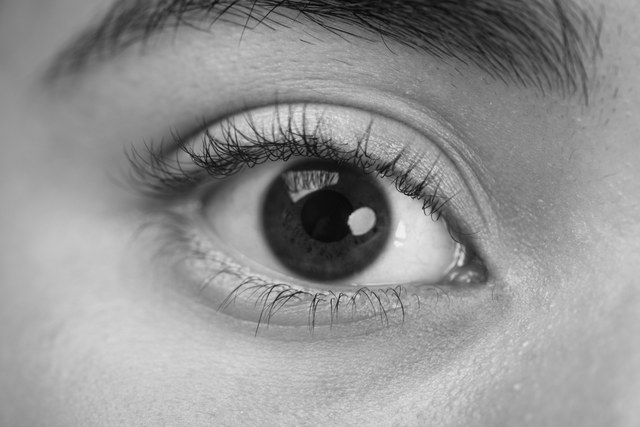
#> input picture unidad_4/figuras/ojo_svd.jpg, 640 x 427 px
$ jupyter execute 02_laboratorio_rango_bajo.ipynb
#> lines starting #> are read from the running program, lines starting #| are printed output that depends on the picture
# Laboratorio: subespacios y aproximación de rango bajo

Verificaremos el teorema de Eckart-Young-Mirsky, proyectaremos datos sobre su mejor subespacio y estudiaremos una compresión matricial usando una fotografía suministrada por el docente y almacenada dentro del libro.

## 1. Herramientas

La función siguiente devuelve la SVD truncada y controla que el rango solicitado sea válido.

[cell 1]
from pathlib import Path
from PIL import Image
import numpy as np
import matplotlib.pyplot as plt

def svd_truncada(A, k):
    U, s, Vt = np.linalg.svd(A, full_matrices=False)
    if not 0 <= k <= len(s):
        raise ValueError('k debe estar entre 0 y min(m,n)')
    Ak = (U[:, :k] * s[:k]) @ Vt[:k, :]
    return Ak, U, s, Vt

def proporcion_frobenius(s):
    return np.cumsum(s**2) / np.sum(s**2)

## 2. Errores exactos de truncamiento

Construimos una matriz cuyos valores singulares son $6$, $3$ y $1$. Las multiplicaciones ortogonales cambian las entradas, pero no esos valores singulares.

[cell 2]
theta = np.pi/5
V = np.array([[np.cos(theta), -np.sin(theta), 0],
              [np.sin(theta),  np.cos(theta), 0],
              [0, 0, 1]])
U = np.array([[1, 0, 0, 0],
              [0, 0, 1, 0],
              [0, 1, 0, 0],
              [0, 0, 0, 1]], dtype=float)
Sigma = np.zeros((4, 3))
Sigma[:3, :3] = np.diag([6., 3., 1.])
A = U @ Sigma @ V.T
_, _, s, _ = svd_truncada(A, 3)
assert np.allclose(s, [6, 3, 1])
A

[cell 3]
tabla = []
for k in range(4):
    Ak, _, s, _ = svd_truncada(A, k)
    error_F = np.linalg.norm(A-Ak, 'fro')
    error_2 = np.linalg.norm(A-Ak, 2)
    teorico_F = np.sqrt(np.sum(s[k:]**2))
    teorico_2 = s[k] if k < len(s) else 0.0
    assert np.allclose(error_F, teorico_F)
    assert np.allclose(error_2, teorico_2)
    tabla.append((k, np.linalg.matrix_rank(Ak, tol=1e-10), error_F, error_2))
tabla

## 3. Mejor subespacio para las filas

Tomamos observaciones en $\mathbb R^3$ y calculamos el mejor plano que pasa por el origen. Sus direcciones son los dos primeros vectores singulares derechos.

[cell 4]
X = np.array([[ 2.0,  1.0,  0.2],
              [ 1.2,  0.7, -0.1],
              [-1.8, -0.8,  0.1],
              [ 0.2,  1.8,  0.3],
              [-0.3, -1.5, -0.2],
              [ 1.1, -0.6,  0.4]])
U_X, s_X, Vt_X = np.linalg.svd(X, full_matrices=False)
Vk = Vt_X[:2, :].T
P = Vk @ Vk.T
X2 = X @ P
assert np.allclose(P, P.T) and np.allclose(P@P, P)
assert np.linalg.matrix_rank(X2) <= 2
Vk, X2

La suma de distancias cuadradas debe coincidir con la suma de los cuadrados de los valores singulares descartados. También comparamos la suma de cuadrados de las proyecciones con muchos planos aleatorios; esta exploración ilustra el teorema, pero no lo reemplaza.

[cell 5]
error_subespacio = np.linalg.norm(X-X2, 'fro')**2
error_teorico = np.sum(s_X[2:]**2)
assert np.allclose(error_subespacio, error_teorico)

rng = np.random.default_rng(2026)
sumas_proyectadas = []
for _ in range(3000):
    Q, _ = np.linalg.qr(rng.normal(size=(3, 2)))
    sumas_proyectadas.append(np.linalg.norm(X@Q, 'fro')**2)
suma_optima = np.sum(s_X[:2]**2)
assert suma_optima + 1e-10 >= max(sumas_proyectadas)
error_subespacio, suma_optima, max(sumas_proyectadas)

### Visualización de la proyección sobre el plano óptimo

Los puntos azules están en $\mathbb R^3$, los puntos naranjas son sus proyecciones y los segmentos punteados representan los residuos $x_i-P_Vx_i$, ortogonales al plano.

[cell 6]
t = np.linspace(-2.8, 2.8, 15)
a, b = np.meshgrid(t, t)
plano = a[..., None]*Vk[:, 0] + b[..., None]*Vk[:, 1]
fig = plt.figure(figsize=(9, 7))
ax = fig.add_subplot(111, projection='3d')
ax.plot_surface(plano[..., 0], plano[..., 1], plano[..., 2],
                alpha=.22, color='tab:green', label='plano óptimo')
ax.scatter(*X.T, s=42, color='tab:blue', label='datos')
ax.scatter(*X2.T, s=42, color='tab:orange', label='proyecciones')
for x, px in zip(X, X2):
    ax.plot(*np.vstack([x, px]).T, '--', color='0.35', lw=1)
    assert np.allclose(Vk.T @ (x-px), 0)
ax.set(xlabel='$x_1$', ylabel='$x_2$', zlabel='$x_3$',
       title='Proyección ortogonal de datos de $\mathbb{R}^3$')
ax.legend()
plt.tight_layout();
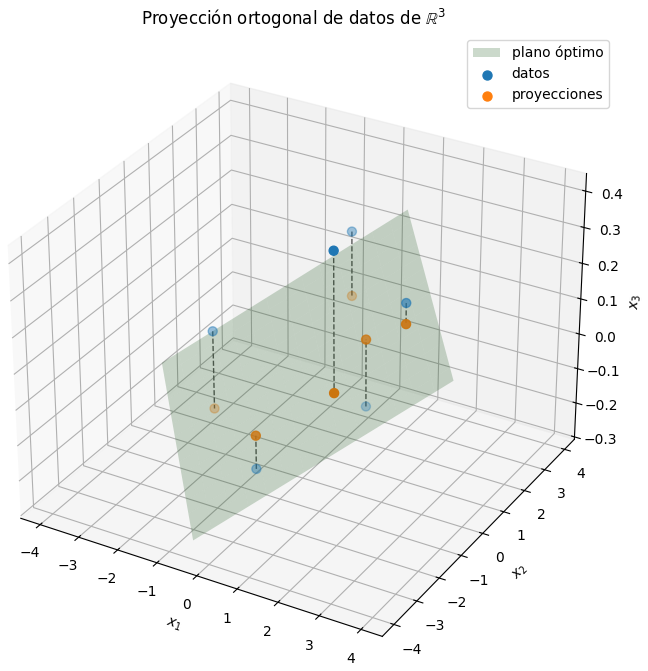
#> figure drawn by matplotlib, 1 panel

## 4. Construcción secuencial de las direcciones

La iteración de potencias aproxima el vector propio dominante. Después de cada paso proyectamos fuera de las direcciones ya encontradas. Esta es la realización numérica de la estrategia *greedy* justificada por Courant--Fischer.

[cell 7]
def iteracion_potencias(M, ortogonales=(), semilla=2026, tol=1e-12, maxiter=5000):
    rng = np.random.default_rng(semilla)
    q = rng.normal(size=M.shape[0])
    for v in ortogonales:
        q -= np.dot(v, q)*v
    q /= np.linalg.norm(q)
    for _ in range(maxiter):
        z = M @ q
        for v in ortogonales:
            z -= np.dot(v, z)*v
        q_nuevo = z/np.linalg.norm(z)
        if min(np.linalg.norm(q_nuevo-q), np.linalg.norm(q_nuevo+q)) < tol:
            return q_nuevo
        q = q_nuevo
    raise RuntimeError('la iteración no convergió')

def direcciones_greedy(X, k):
#> called with X = array of shape (6, 3), k = 2
    M = X.T @ X
    direcciones = []
    for j in range(k):
        direcciones.append(iteracion_potencias(M, direcciones, semilla=2026+j))
    return np.column_stack(direcciones)

V_greedy = direcciones_greedy(X, 2)
P_greedy = V_greedy @ V_greedy.T
assert np.allclose(P_greedy, P, atol=1e-8)
V_greedy

## 5. Fotografía para la aplicación

La fotografía se distribuye con el libro en una versión reducida, en escala de grises y sin metadatos EXIF. El código usa la copia local cuando está disponible y, al ejecutarse en Google Colab, la descarga automáticamente desde el repositorio público.

[cell 8]
candidatos = [Path('figuras/ojo_svd.jpg'),
              Path('unidad_4/figuras/ojo_svd.jpg')]
ruta_imagen = next((p for p in candidatos if p.exists()), None)
if ruta_imagen is None:
    from urllib.request import urlretrieve
    ruta_imagen = Path('ojo_svd.jpg')
    url_imagen = ('https://raw.githubusercontent.com/ovelasquezc/'
                  'algebra-lineal-aplicada/main/unidad_4/figuras/ojo_svd.jpg')
    urlretrieve(url_imagen, ruta_imagen)

with Image.open(ruta_imagen) as im:
#> im is the input picture: PIL image 640x427 L; min 0, max 244, mean 146
    imagen = np.asarray(im.convert('L'), dtype=float)/255.0
m, n = imagen.shape
#> m = 427; n = 640
plt.figure(figsize=(7, 4))
plt.imshow(imagen, cmap='gray', vmin=0, vmax=1)
plt.title('Matriz de intensidades original')
plt.axis('off');

## 6. Reconstrucciones con diferentes rangos

Cada reconstrucción usa los primeros $k$ términos de la expansión SVD.

[cell 9]
U_img, s_img, Vt_img = np.linalg.svd(imagen, full_matrices=False)
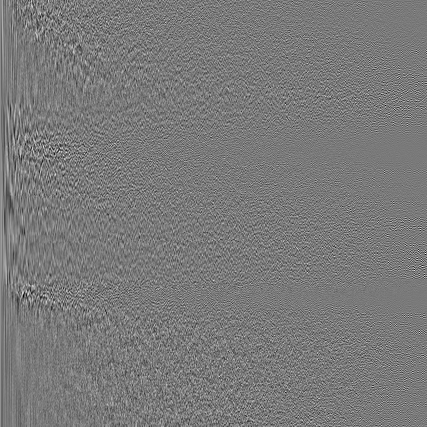
#> U_img: shape (427, 427) float64; min -0.298, max 0.324, mean 0.000133; drawn with min black and max white
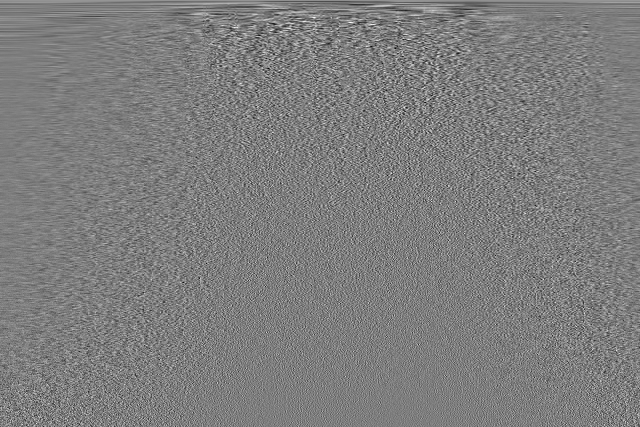
#> Vt_img: shape (427, 640) float64; min -0.235, max 0.24, mean 7.85e-05; drawn with min black and max white
#> s_img = 427 values, max 306.1 at index 0, min 0.0113 at index 426, mean 1.74
rangos = [5, 20, 50, 100]
fig, axes = plt.subplots(1, len(rangos), figsize=(15, 4))
reconstrucciones = {}
for ax, k in zip(axes, rangos):
    Ik = (U_img[:, :k]*s_img[:k]) @ Vt_img[:k, :]
    reconstrucciones[k] = Ik
    error = np.linalg.norm(imagen-Ik, 'fro')/np.linalg.norm(imagen, 'fro')
    ax.imshow(np.clip(Ik, 0, 1), cmap='gray', vmin=0, vmax=1)
    ax.set_title(f'k={k}; error={error:.3f}')
    ax.axis('off')
#> this loop made 4 passes
#> error on passes 1 to 4: 0.11, 0.0562, 0.0363, 0.021
#> pass 1, `Ik = (U_img[:, :k]*s_img[:k]) @ Vt_img[:k, :]`:
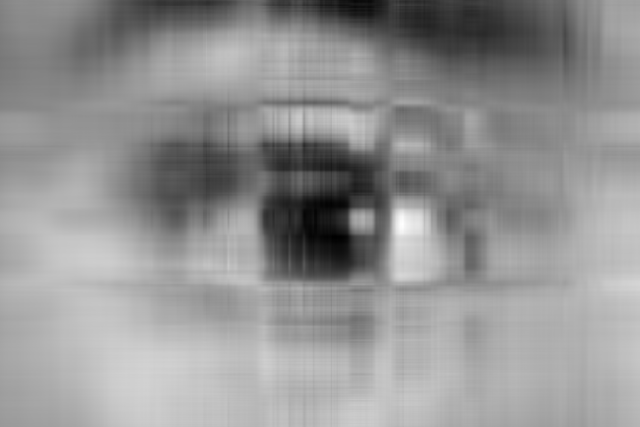
#> Ik: shape (427, 640) float64; min -0.0147, max 1, mean 0.573; drawn with min black and max white
#> pass 2, `Ik = (U_img[:, :k]*s_img[:k]) @ Vt_img[:k, :]`:
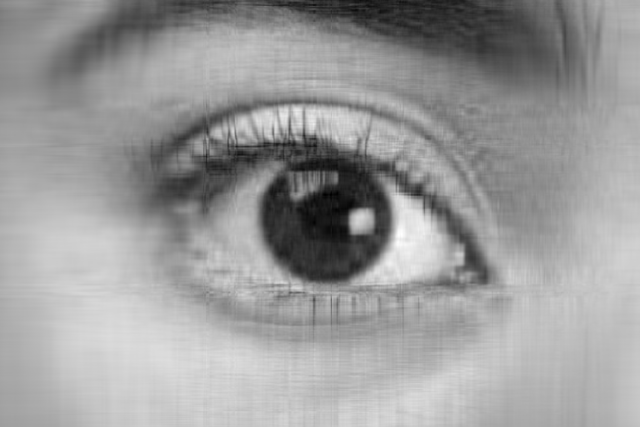
#> Ik: shape (427, 640) float64; min -0.0254, max 0.958, mean 0.573; drawn with min black and max white
#> after the loop, reconstrucciones = 4 items
plt.tight_layout();
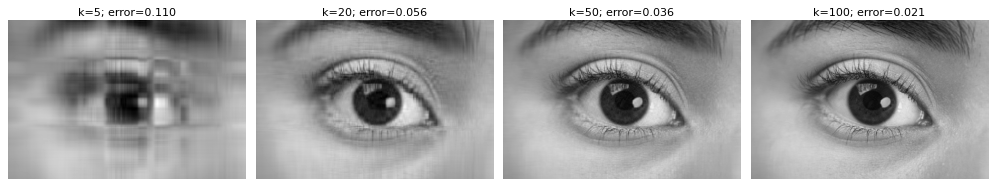
#> figure drawn by matplotlib, 4 panels

## 7. Espectro y elección de rango

Medimos la fracción de $\|A\|_F^2$ conservada por los primeros términos. Como la intensidad media puede concentrar una parte grande de esta cantidad, examinamos umbrales altos y los contrastamos con el error y la apariencia.

[cell 10]
proporcion = proporcion_frobenius(s_img)
#> proporcion = 427 values from 0.953 to 1
k99 = int(np.searchsorted(proporcion, 0.99) + 1)
#> k99 = 6
k999 = int(np.searchsorted(proporcion, 0.999) + 1)
#> k999 = 63

fig, axes = plt.subplots(1, 2, figsize=(11, 4))
axes[0].semilogy(np.arange(1, len(s_img)+1), s_img, 'o-', ms=3)
axes[0].set(xlabel='índice', ylabel='valor singular', title='Decaimiento singular')
axes[0].grid(alpha=.25)
axes[1].plot(np.arange(1, len(s_img)+1), proporcion)
axes[1].axhline(.99, color='tab:orange', ls='--')
axes[1].axhline(.999, color='tab:red', ls='--')
axes[1].set(xlabel='rango k', ylabel='fracción de $\|A\|_F^2$', ylim=(0, 1.01),
            title=f'k99={k99}, k99.9={k999}')
axes[1].grid(alpha=.25)
plt.tight_layout();
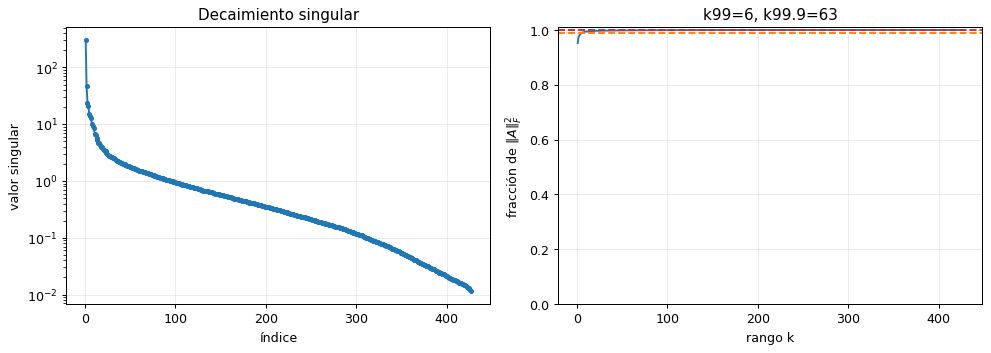
#> figure drawn by matplotlib, 2 panels; panel 1: curve peaks at x = 1, y = 306.1; panel 2: curve peaks at x = 427, y = 1

## 8. Error y almacenamiento nominal

Comparamos el error relativo con la fracción $k(m+n+1)/(mn)$ de números almacenados. El cálculo no representa todavía el tamaño real de un archivo.

[cell 11]
ks = np.arange(1, min(m, n)+1)
#> ks = 427 values from 1 to 427
errores = np.sqrt(np.array([np.sum(s_img[k:]**2) for k in ks])) / np.linalg.norm(imagen, 'fro')
#> errores = 427 values, max 0.218 at index 0, min 0 at index 426, mean 0.0149
fraccion = ks*(m+n+1)/(m*n)
#> fraccion = 427 values from 0.00391 to 1.67
assert np.all(np.diff(errores) <= 1e-12)

fig, ax1 = plt.subplots(figsize=(8, 4))
ax1.plot(ks, errores, color='tab:blue', label='error relativo')
ax1.set(xlabel='rango k', ylabel='error relativo de Frobenius')
ax2 = ax1.twinx()
ax2.plot(ks, fraccion, color='tab:orange', label='almacenamiento nominal')
ax2.set_ylabel('fracción de números almacenados')
ax1.grid(alpha=.25)
plt.title('Calidad frente a almacenamiento')
plt.tight_layout();
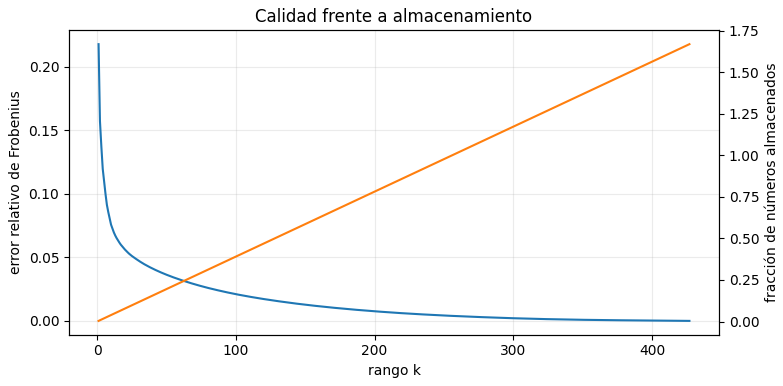
#> figure drawn by matplotlib, 2 panels; panel 1: curve peaks at x = 1, y = 0.218; panel 2: curve peaks at x = 427, y = 1.67

## 9. Verificación directa de las dos proyecciones

La misma matriz truncada se obtiene proyectando las filas con $V_kV_k^T$ o las columnas con $U_kU_k^T$.

[cell 12]
k = 20
Uk = U_img[:, :k]
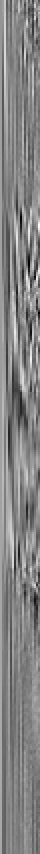
#> Uk: shape (427, 20) float64 (shown 2 times larger); min -0.201, max 0.191, mean 0.0028; drawn with min black and max white
Vk = Vt_img[:k, :].T
Ik_svd = (Uk*s_img[:k]) @ Vk.T
Ik_filas = imagen @ Vk @ Vk.T
Ik_columnas = Uk @ Uk.T @ imagen
assert np.allclose(Ik_svd, Ik_filas)
assert np.allclose(Ik_svd, Ik_columnas)
np.linalg.matrix_rank(Ik_svd, tol=1e-10)
#> Out = 20
